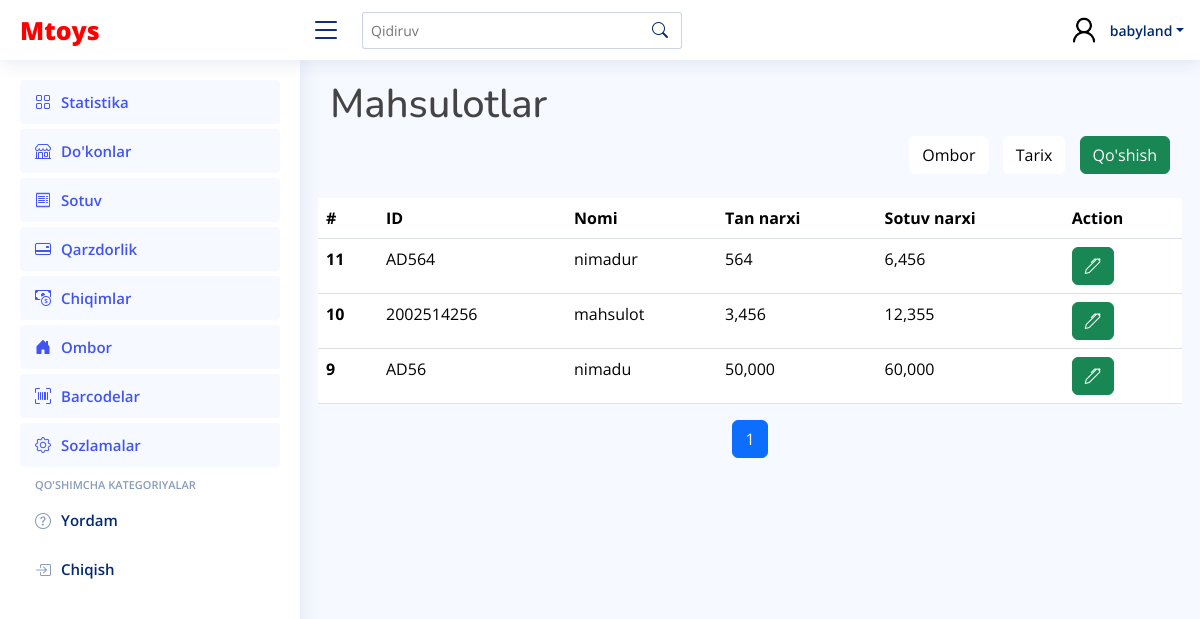
The app's page /storage/products/ (signed in) with its own data.
### main_app/models.py (models this page shows, shortened)
class Product(models.Model):
    name = models.CharField(max_length=250)
    base_price = models.PositiveIntegerField(default=0)
    sale_price = models.PositiveIntegerField(default=0)
    amount = models.PositiveIntegerField(default=0)
    qr_code_id = models.CharField(max_length=250)

### main_app/views.py (the view, shortened to what this page needs)
# urls.py: path("storage/products/", ProductsView.as_view(), name="products"),
@method_decorator(login_required, name='dispatch')
class ProductsView(ListView):
    template_name = "storage/products.html"
    model = Product
    context_object_name = 'products'
    paginate_by = 10
    def get_context_data(self, **kwargs):
        context = super().get_context_data(**kwargs)
        products = Product.objects.all().order_by("-id")
        paginator_products = Paginator(products, self.paginate_by)
        page_number_products = self.request.GET.get('page_products')
        page_obj_products = paginator_products.get_page(page_number_products)
        context["page_obj_products"] = page_obj_products
        return context

### templates/storage/products.html (shortened to what this page needs)
{% extends 'wrapper.html' %}
{% load humanize %}
{% block content %}
<h1>Mahsulotlar</h1>
  <div class="d-flex justify-content-end align-items-center">
    <div>
      <form method="POST">
        <a type="button" class="btn product_a" href="{% url 'main_app:storage' %}">Ombor</a>
        <a type="button" class="btn product_a" href="{% url 'main_app:storage_history' %}">Tarix</a>
        <button type="button" class="btn btn-success" data-bs-toggle="modal" data-bs-target="#exampleModal">Qo'shish</button>
      </form>
    </div>
  </div>
    <div class="row mt-4" style="overflow-x: auto;">
      {% if page_obj_products %}
            <table class="table" >
              <thead>
                <tr>
                  <th scope="col">#</th>
                  <th scope="col">ID</th>
                  <th scope="col">Nomi</th>
                  <th scope="col">Tan narxi</th>
                  <th scope="col">Sotuv narxi</th>
                  <th scope="col">Action</th>
                </tr>
              </thead>
              <tbody>
                {% for i in page_obj_products %}
                <tr>
                  <th scope="row">{{ i.id }}</th>
                  <td>{{ i.qr_code_id }}</td>
                  <td>{{ i.name }}</td>
                  <td>{{ i.base_price|intcomma }}</td>
                  <td>{{ i.sale_price|intcomma }}</td>
                  <td>
                    <div>
                      <form method="POST" class="d-flex justify-content-start align-items-center gap-3">
                        <button type="button" class="btn btn-success edit-btn" data-id="{{ i.id }}" data-bs-toggle="modal"  data-bs-target="#editProduct"> <i class="bi bi-pen"></i></button>
                      </form>
                    </div>
                  </td>
                </tr>
                {% endfor %}
              </tbody>
            </table>
            {% else %}
              <div style="color: gray;font-size:20px;text-align:center">
                Ma'lumot mavjud emas!!!
              </div>
            {% endif %}
            <nav aria-label="Page navigation">
              <ul class="pagination justify-content-center">
                {% for num in page_obj_products.paginator.page_range %}
                  {% if page_obj_products.number == num %}
                    <li class="page-item active"><a class="page-link" href="?page_products={{ num }}">{{ num }}</a></li>
                  {% else %}
                    <li class="page-item"><a class="page-link" href="?page_products={{ num }}">{{ num }}</a></li>
                  {% endif %}
                {% endfor %}
              </ul>
            </nav>
    </div>
{% endblock content %}

### templates/wrapper.html (shortened to what this page needs)
<!DOCTYPE html>
{% load static %}
<html lang="en">
<head>
  <link href="{% static 'assets/vendor/bootstrap/css/bootstrap.min.css' %}" rel="stylesheet">
  <link href="{% static 'assets/vendor/bootstrap-icons/bootstrap-icons.css' %}" rel="stylesheet">
  <link href="{% static 'assets/vendor/boxicons/css/boxicons.min.css' %}" rel="stylesheet">
  <link href="{% static 'assets/vendor/quill/quill.snow.css' %}" rel="stylesheet">
  <link href="{% static 'assets/vendor/quill/quill.bubble.css' %}" rel="stylesheet">
  <link href="{% static 'assets/vendor/remixicon/remixicon.css' %}" rel="stylesheet">
  <link href="{% static 'assets/vendor/simple-datatables/style.css' %}" rel="stylesheet">
  <link href="{% static 'assets/css/style.css' %}" rel="stylesheet">
</head>
<body>
  <header id="header" class="header fixed-top d-flex align-items-center">
    <div class="d-flex align-items-center justify-content-between">
      <a href="{% url 'main_app:main' %}" class="logo d-flex align-items-center">
        Mtoys
      </a>
      <i class="bi bi-list toggle-sidebar-btn"></i>
    </div>
    <div class="search-bar">
      <form class="search-form d-flex align-items-center" method="GET">
        <input type="text" name="query" placeholder="Qidiruv" title="Enter search keyword">
        <button type="submit" title="Search" name="search"><i class="bi bi-search"></i></button>
      </form>
    </div>
    <nav class="header-nav ms-auto">
      <ul class="d-flex align-items-center">
        <li class="nav-item dropdown pe-3">
          <a class="nav-link nav-profile d-flex align-items-center pe-0" href="#" data-bs-toggle="dropdown">
            <img src="{% static 'assets/img/Sample_User_Icon (1).png' %}" alt="Profile" class="rounded-circle">
            <span class="d-none d-md-block dropdown-toggle ps-2">{{ request.user.username }}</span>
          </a>
        </li>
      </ul>
    </nav>
  </header>
  <aside id="sidebar" class="sidebar">
    <ul class="sidebar-nav" id="sidebar-nav">
      <li class="nav-item">
        <a class="nav-link " href="{% url 'main_app:main'%}">
          <i class="bi bi-grid"></i>
          <span>Statistika</span>
        </a>
      </li>
      <li class="nav-item">
        <a class="nav-link " href="{% url 'main_app:provinces'%}">
          <i class="bi bi-shop"></i>
          <span>Do'konlar</span>
        </a>
      </li>
      <li class="nav-item">
        <a class="nav-link " href="{% url 'main_app:sale'%}">
          <i class="bi bi-receipt"></i>
          <span>Sotuv</span>
        </a>
      </li>
      <li class="nav-item">
        <a class="nav-link " href="{% url 'main_app:debt'%}">
          <i class="bi bi-credit-card-2-back"></i>
          <span>Qarzdorlik</span>
        </a>
      </li>
      <li class="nav-item">
        <a class="nav-link " href="{% url 'expance_app:expance'%}">
          <i class="bi bi-cash-coin"></i>
          <span>Chiqimlar</span>
        </a>
      </li>
      <li class="nav-item">
        <a class="nav-link " href="{% url 'main_app:storage'%}">
          <i class="bi bi-house-door-fill"></i>
          <span>Ombor</span>
        </a>
      </li>
      <li class="nav-item">
        <a class="nav-link " href="{% url 'main_app:barcode'%}">
          <i class="bi bi-upc-scan"></i>
          <span>Barcodelar</span>
        </a>
      </li>
      <li class="nav-item">
        <a class="nav-link " href="{% url 'main_app:settings_app'%}">
          <i class="bi bi-gear"></i>
          <span>Sozlamalar</span>
        </a>
      </li>
      <li class="nav-heading">Qo'shimcha Kategoriyalar</li>
      <li class="nav-item">
        <a class="nav-link collapsed"  href="http://t.me/Saidjalol10">
          <i class="bi bi-question-circle"></i>
          <span>Yordam</span>
        </a>
      </li>
      <ul class="nav">
        <li class="nav-item">
          <a id="logout-link" class="nav-link collapsed" href="#">
            <i class="bi bi-box-arrow-in-right"></i>
            <span>Chiqish</span>
          </a>
        </li>
      </ul>
    </ul>
  </aside>
  <main id="main" class="main">
        {% block content %} {% endblock content %}
  </main>
</body>
</html>

### staticfiles/assets/css/style.css (style rules this page uses)
:root { scroll-behavior: smooth; }
body { font-family: "Open Sans", sans-serif; background: #f6f9ff; color: #444444; }
a { color: #4154f1; text-decoration: none; }
h1, h2, h3, h4, h5, h6 { font-family: "Nunito", sans-serif; }
#main { margin-top: 60px; padding: 20px 30px; transition: all 0.3s; }
.logo { line-height: 1; }
@media (min-width: 1200px) { .logo { width: 280px; } }
.header { transition: all 0.5s; z-index: 997; height: 60px; box-shadow: 0px 2px 20px rgba(1, 41, 112, 0.1); background-color: #fff; padding-left: 20px; }
.header .toggle-sidebar-btn { font-size: 32px; padding-left: 10px; cursor: pointer; color: #012970; }
.header .search-bar { min-width: 360px; padding: 0 20px; }
.header .search-form { width: 100%; }
.header .search-form input { border: 0; font-size: 14px; color: #012970; border: 1px solid rgba(1, 41, 112, 0.2); padding: 7px 38px 7px 8px; border-radius: 3px; transition: 0.3s; width: 100%; }
.header .search-form button { border: 0; padding: 0; margin-left: -30px; background: none; }
.header .search-form button i { color: #012970; }
.header-nav ul { list-style: none; }
.header-nav>ul { margin: 0; padding: 0; }
.header-nav .nav-profile { color: #012970; }
.header-nav .nav-profile img { max-height: 36px; }
.header-nav .nav-profile span { font-size: 14px; font-weight: 600; }
.sidebar { position: fixed; top: 60px; left: 0; bottom: 0; width: 300px; z-index: 996; transition: all 0.3s; padding: 20px; overflow-y: auto; scrollbar-width: thin; scrollbar-color: #aab7cf transparent; box-shadow: 0px 0px 20px rgba(1, 41, 112, 0.1); background-color: #fff; }
@media (min-width: 1200px) { #main, #footer { margin-left: 300px; } }
.sidebar-nav { padding: 0; margin: 0; list-style: none; }
.sidebar-nav li { padding: 0; margin: 0; list-style: none; }
.sidebar-nav .nav-item { margin-bottom: 5px; }
.sidebar-nav .nav-heading { font-size: 11px; text-transform: uppercase; color: #899bbd; font-weight: 600; margin: 10px 0 5px 15px; }
.sidebar-nav .nav-link { display: flex; align-items: center; font-size: 15px; font-weight: 600; color: #4154f1; transition: 0.3; background: #f6f9ff; padding: 10px 15px; border-radius: 4px; }
.sidebar-nav .nav-link i { font-size: 16px; margin-right: 10px; color: #4154f1; }
.sidebar-nav .nav-link.collapsed { color: #012970; background: #fff; }
.sidebar-nav .nav-link.collapsed i { color: #899bbd; }

### templates/wrapper.html (style rules this page uses)
.logo { color: red; font-weight: 900; font-size: 25px; }

### templates/storage/products.html (style rules this page uses)
table { overflow: auto; }
.product_a { margin-right: 10px; background-color: white; color: black; }

### records on screen
Product: id "11", qr_code_id "AD564", name "nimadur", base_price "564", sale_price "6,456"
Product: id "10", qr_code_id "2002514256", name "mahsulot", base_price "3,456", sale_price "12,355"
Product: id "9", qr_code_id "AD56", name "nimadu", base_price "50,000", sale_price "60,000"

### other values on screen
{{ request.user.username }} "babyland"
{{ num }} "1"
